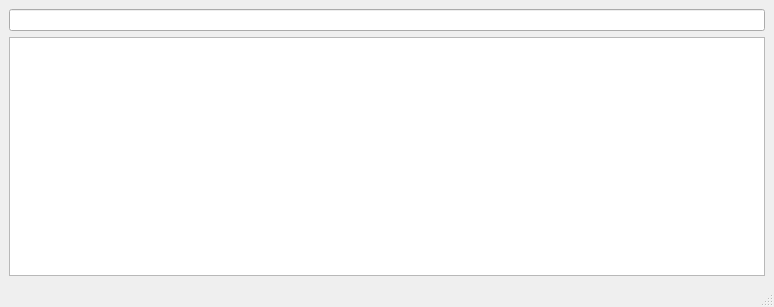
<?xml version="1.0" encoding="UTF-8"?>
<ui version="4.0">
 <class>MainWindow</class>
 <widget class="QMainWindow" name="MainWindow">
  <property name="geometry">
   <rect>
    <x>0</x>
    <y>0</y>
    <width>774</width>
    <height>307</height>
   </rect>
  </property>
  <property name="windowTitle">
   <string>MainWindow</string>
  </property>
  <widget class="QWidget" name="centralwidget">
   <layout class="QVBoxLayout" name="verticalLayout">
    <item>
     <widget class="QLineEdit" name="lineEdit">
      <property name="enabled">
       <bool>true</bool>
      </property>
      <property name="readOnly">
       <bool>true</bool>
      </property>
     </widget>
    </item>
    <item>
     <widget class="QTextEdit" name="textEdit">
      <property name="readOnly">
       <bool>true</bool>
      </property>
     </widget>
    </item>
   </layout>
  </widget>
  <widget class="QMenuBar" name="menubar">
   <property name="geometry">
    <rect>
     <x>0</x>
     <y>0</y>
     <width>774</width>
     <height>26</height>
    </rect>
   </property>
  </widget>
  <widget class="QStatusBar" name="statusbar"/>
 </widget>
 <resources/>
 <connections/>
</ui>
